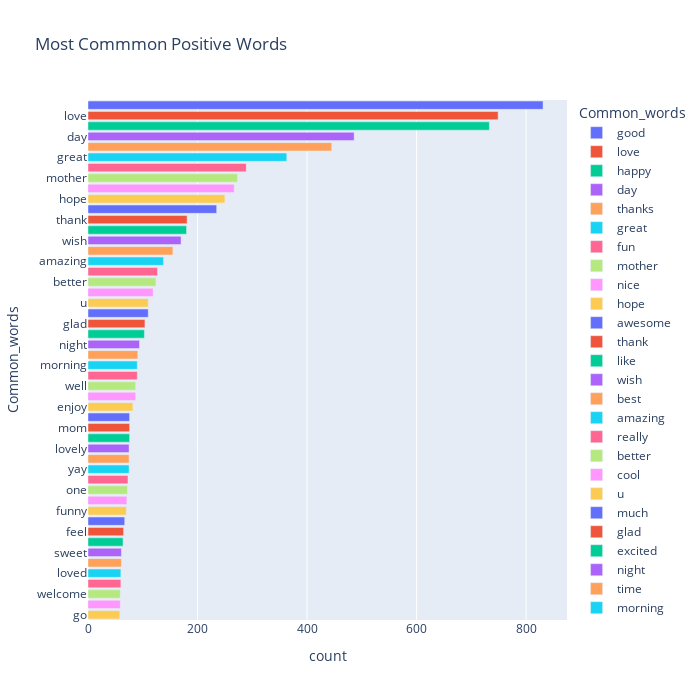

Notebook code cell kept with this figure:
### Code cell
import plotly.express as px

fig = px.bar(temp_positive, x="count", y="Common_words", title='Most Commmon Positive Words', orientation='h',
             width=700, height=700,color='Common_words')
fig.show()

### Figure 1 — Plotly figure (JSON) as saved in the notebook; plotly's stock layout.template omitted (floating-point values rounded to 4 significant figures)
{"data": [{"alignmentgroup": "True", "hovertemplate": "Common_words=%{y}<br>count=%{x}<extra></extra>", "legendgroup": "good", "marker": {"color": "#636efa", "pattern": {"shape": ""}}, "name": "good", "offsetgroup": "good", "orientation": "h", "showlegend": true, "textposition": "auto", "type": "bar", "x": [831], "xaxis": "x", "y": ["good"], "yaxis": "y"}, {"alignmentgroup": "True", "hovertemplate": "Common_words=%{y}<br>count=%{x}<extra></extra>", "legendgroup": "love", "marker": {"color": "#EF553B", "pattern": {"shape": ""}}, "name": "love", "offsetgroup": "love", "orientation": "h", "showlegend": true, "textposition": "auto", "type": "bar", "x": [749], "xaxis": "x", "y": ["love"], "yaxis": "y"}, {"alignmentgroup": "True", "hovertemplate": "Common_words=%{y}<br>count=%{x}<extra></extra>", "legendgroup": "happy", "marker": {"color": "#00cc96", "pattern": {"shape": ""}}, "name": "happy", "offsetgroup": "happy", "orientation": "h", "showlegend": true, "textposition": "auto", "type": "bar", "x": [733], "xaxis": "x", "y": ["happy"], "yaxis": "y"}, {"alignmentgroup": "True", "hovertemplate": "Common_words=%{y}<br>count=%{x}<extra></extra>", "legendgroup": "day", "marker": {"color": "#ab63fa", "pattern": {"shape": ""}}, "name": "day", "offsetgroup": "day", "orientation": "h", "showlegend": true, "textposition": "auto", "type": "bar", "x": [486], "xaxis": "x", "y": ["day"], "yaxis": "y"}, {"alignmentgroup": "True", "hovertemplate": "Common_words=%{y}<br>count=%{x}<extra></extra>", "legendgroup": "thanks", "marker": {"color": "#FFA15A", "pattern": {"shape": ""}}, "name": "thanks", "offsetgroup": "thanks", "orientation": "h", "showlegend": true, "textposition": "auto", "type": "bar", "x": [445], "xaxis": "x", "y": ["thanks"], "yaxis": "y"}, {"alignmentgroup": "True", "hovertemplate": "Common_words=%{y}<br>count=%{x}<extra></extra>", "legendgroup": "great", "marker": {"color": "#19d3f3", "pattern": {"shape": ""}}, "name": "great", "offsetgroup": "great", "orientation": "h", "showlegend": true, "textposition": "auto", "type": "bar", "x": [363], "xaxis": "x", "y": ["great"], "yaxis": "y"}, {"alignmentgroup": "True", "hovertemplate": "Common_words=%{y}<br>count=%{x}<extra></extra>", "legendgroup": "fun", "marker": {"color": "#FF6692", "pattern": {"shape": ""}}, "name": "fun", "offsetgroup": "fun", "orientation": "h", "showlegend": true, "textposition": "auto", "type": "bar", "x": [289], "xaxis": "x", "y": ["fun"], "yaxis": "y"}, {"alignmentgroup": "True", "hovertemplate": "Common_words=%{y}<br>count=%{x}<extra></extra>", "legendgroup": "mother", "marker": {"color": "#B6E880", "pattern": {"shape": ""}}, "name": "mother", "offsetgroup": "mother", "orientation": "h", "showlegend": true, "textposition": "auto", "type": "bar", "x": [273], "xaxis": "x", "y": ["mother"], "yaxis": "y"}, {"alignmentgroup": "True", "hovertemplate": "Common_words=%{y}<br>count=%{x}<extra></extra>", "legendgroup": "nice", "marker": {"color": "#FF97FF", "pattern": {"shape": ""}}, "name": "nice", "offsetgroup": "nice", "orientation": "h", "showlegend": true, "textposition": "auto", "type": "bar", "x": [267], "xaxis": "x", "y": ["nice"], "yaxis": "y"}, {"alignmentgroup": "True", "hovertemplate": "Common_words=%{y}<br>count=%{x}<extra></extra>", "legendgroup": "hope", "marker": {"color": "#FECB52", "pattern": {"shape": ""}}, "name": "hope", "offsetgroup": "hope", "orientation": "h", "showlegend": true, "textposition": "auto", "type": "bar", "x": [250], "xaxis": "x", "y": ["hope"], "yaxis": "y"}, {"alignmentgroup": "True", "hovertemplate": "Common_words=%{y}<br>count=%{x}<extra></extra>", "legendgroup": "awesome", "marker": {"color": "#636efa", "pattern": {"shape": ""}}, "name": "awesome", "offsetgroup": "awesome", "orientation": "h", "showlegend": true, "textposition": "auto", "type": "bar", "x": [235], "xaxis": "x", "y": ["awesome"], "yaxis": "y"}, {"alignmentgroup": "True", "hovertemplate": "Common_words=%{y}<br>count=%{x}<extra></extra>", "legendgroup": "thank", "marker": {"color": "#EF553B", "pattern": {"shape": ""}}, "name": "thank", "offsetgroup": "thank", "orientation": "h", "showlegend": true, "textposition": "auto", "type": "bar", "x": [181], "xaxis": "x", "y": ["thank"], "yaxis": "y"}, {"alignmentgroup": "True", "hovertemplate": "Common_words=%{y}<br>count=%{x}<extra></extra>", "legendgroup": "like", "marker": {"color": "#00cc96", "pattern": {"shape": ""}}, "name": "like", "offsetgroup": "like", "orientation": "h", "showlegend": true, "textposition": "auto", "type": "bar", "x": [180], "xaxis": "x", "y": ["like"], "yaxis": "y"}, {"alignmentgroup": "True", "hovertemplate": "Common_words=%{y}<br>count=%{x}<extra></extra>", "legendgroup": "wish", "marker": {"color": "#ab63fa", "pattern": {"shape": ""}}, "name": "wish", "offsetgroup": "wish", "orientation": "h", "showlegend": true, "textposition": "auto", "type": "bar", "x": [170], "xaxis": "x", "y": ["wish"], "yaxis": "y"}, {"alignmentgroup": "True", "hovertemplate": "Common_words=%{y}<br>count=%{x}<extra></extra>", "legendgroup": "best", "marker": {"color": "#FFA15A", "pattern": {"shape": ""}}, "name": "best", "offsetgroup": "best", "orientation": "h", "showlegend": true, "textposition": "auto", "type": "bar", "x": [155], "xaxis": "x", "y": ["best"], "yaxis": "y"}, {"alignmentgroup": "True", "hovertemplate": "Common_words=%{y}<br>count=%{x}<extra></extra>", "legendgroup": "amazing", "marker": {"color": "#19d3f3", "pattern": {"shape": ""}}, "name": "amazing", "offsetgroup": "amazing", "orientation": "h", "showlegend": true, "textposition": "auto", "type": "bar", "x": [138], "xaxis": "x", "y": ["amazing"], "yaxis": "y"}, {"alignmentgroup": "True", "hovertemplate": "Common_words=%{y}<br>count=%{x}<extra></extra>", "legendgroup": "really", "marker": {"color": "#FF6692", "pattern": {"shape": ""}}, "name": "really", "offsetgroup": "really", "orientation": "h", "showlegend": true, "textposition": "auto", "type": "bar", "x": [127], "xaxis": "x", "y": ["really"], "yaxis": "y"}, {"alignmentgroup": "True", "hovertemplate": "Common_words=%{y}<br>count=%{x}<extra></extra>", "legendgroup": "better", "marker": {"color": "#B6E880", "pattern": {"shape": ""}}, "name": "better", "offsetgroup": "better", "orientation": "h", "showlegend": true, "textposition": "auto", "type": "bar", "x": [124], "xaxis": "x", "y": ["better"], "yaxis": "y"}, {"alignmentgroup": "True", "hovertemplate": "Common_words=%{y}<br>count=%{x}<extra></extra>", "legendgroup": "cool", "marker": {"color": "#FF97FF", "pattern": {"shape": ""}}, "name": "cool", "offsetgroup": "cool", "orientation": "h", "showlegend": true, "textposition": "auto", "type": "bar", "x": [119], "xaxis": "x", "y": ["cool"], "yaxis": "y"}, {"alignmentgroup": "True", "hovertemplate": "Common_words=%{y}<br>count=%{x}<extra></extra>", "legendgroup": "u", "marker": {"color": "#FECB52", "pattern": {"shape": ""}}, "name": "u", "offsetgroup": "u", "orientation": "h", "showlegend": true, "textposition": "auto", "type": "bar", "x": [110], "xaxis": "x", "y": ["u"], "yaxis": "y"}, {"alignmentgroup": "True", "hovertemplate": "Common_words=%{y}<br>count=%{x}<extra></extra>", "legendgroup": "much", "marker": {"color": "#636efa", "pattern": {"shape": ""}}, "name": "much", "offsetgroup": "much", "orientation": "h", "showlegend": true, "textposition": "auto", "type": "bar", "x": [110], "xaxis": "x", "y": ["much"], "yaxis": "y"}, {"alignmentgroup": "True", "hovertemplate": "Common_words=%{y}<br>count=%{x}<extra></extra>", "legendgroup": "glad", "marker": {"color": "#EF553B", "pattern": {"shape": ""}}, "name": "glad", "offsetgroup": "glad", "orientation": "h", "showlegend": true, "textposition": "auto", "type": "bar", "x": [104], "xaxis": "x", "y": ["glad"], "yaxis": "y"}, {"alignmentgroup": "True", "hovertemplate": "Common_words=%{y}<br>count=%{x}<extra></extra>", "legendgroup": "excited", "marker": {"color": "#00cc96", "pattern": {"shape": ""}}, "name": "excited", "offsetgroup": "excited", "orientation": "h", "showlegend": true, "textposition": "auto", "type": "bar", "x": [103], "xaxis": "x", "y": ["excited"], "yaxis": "y"}, {"alignmentgroup": "True", "hovertemplate": "Common_words=%{y}<br>count=%{x}<extra></extra>", "legendgroup": "night", "marker": {"color": "#ab63fa", "pattern": {"shape": ""}}, "name": "night", "offsetgroup": "night", "orientation": "h", "showlegend": true, "textposition": "auto", "type": "bar", "x": [94], "xaxis": "x", "y": ["night"], "yaxis": "y"}, {"alignmentgroup": "True", "hovertemplate": "Common_words=%{y}<br>count=%{x}<extra></extra>", "legendgroup": "time", "marker": {"color": "#FFA15A", "pattern": {"shape": ""}}, "name": "time", "offsetgroup": "time", "orientation": "h", "showlegend": true, "textposition": "auto", "type": "bar", "x": [91], "xaxis": "x", "y": ["time"], "yaxis": "y"}, {"alignmentgroup": "True", "hovertemplate": "Common_words=%{y}<br>count=%{x}<extra></extra>", "legendgroup": "morning", "marker": {"color": "#19d3f3", "pattern": {"shape": ""}}, "name": "morning", "offsetgroup": "morning", "orientation": "h", "showlegend": true, "textposition": "auto", "type": "bar", "x": [90], "xaxis": "x", "y": ["morning"], "yaxis": "y"}, {"alignmentgroup": "True", "hovertemplate": "Common_words=%{y}<br>count=%{x}<extra></extra>", "legendgroup": "cute", "marker": {"color": "#FF6692", "pattern": {"shape": ""}}, "name": "cute", "offsetgroup": "cute", "orientation": "h", "showlegend": true, "textposition": "auto", "type": "bar", "x": [90], "xaxis": "x", "y": ["cute"], "yaxis": "y"}, {"alignmentgroup": "True", "hovertemplate": "Common_words=%{y}<br>count=%{x}<extra></extra>", "legendgroup": "well", "marker": {"color": "#B6E880", "pattern": {"shape": ""}}, "name": "well", "offsetgroup": "well", "orientation": "h", "showlegend": true, "textposition": "auto", "type": "bar", "x": [87], "xaxis": "x", "y": ["well"], "yaxis": "y"}, {"alignmentgroup": "True", "hovertemplate": "Common_words=%{y}<br>count=%{x}<extra></extra>", "legendgroup": "lol", "marker": {"color": "#FF97FF", "pattern": {"shape": ""}}, "name": "lol", "offsetgroup": "lol", "orientation": "h", "showlegend": true, "textposition": "auto", "type": "bar", "x": [87], "xaxis": "x", "y": ["lol"], "yaxis": "y"}, {"alignmentgroup": "True", "hovertemplate": "Common_words=%{y}<br>count=%{x}<extra></extra>", "legendgroup": "enjoy", "marker": {"color": "#FECB52", "pattern": {"shape": ""}}, "name": "enjoy", "offsetgroup": "enjoy", "orientation": "h", "showlegend": true, "textposition": "auto", "type": "bar", "x": [82], "xaxis": "x", "y": ["enjoy"], "yaxis": "y"}, {"alignmentgroup": "True", "hovertemplate": "Common_words=%{y}<br>count=%{x}<extra></extra>", "legendgroup": "pretty", "marker": {"color": "#636efa", "pattern": {"shape": ""}}, "name": "pretty", "offsetgroup": "pretty", "orientation": "h", "showlegend": true, "textposition": "auto", "type": "bar", "x": [76], "xaxis": "x", "y": ["pretty"], "yaxis": "y"}, {"alignmentgroup": "True", "hovertemplate": "Common_words=%{y}<br>count=%{x}<extra></extra>", "legendgroup": "mom", "marker": {"color": "#EF553B", "pattern": {"shape": ""}}, "name": "mom", "offsetgroup": "mom", "orientation": "h", "showlegend": true, "textposition": "auto", "type": "bar", "x": [76], "xaxis": "x", "y": ["mom"], "yaxis": "y"}, {"alignmentgroup": "True", "hovertemplate": "Common_words=%{y}<br>count=%{x}<extra></extra>", "legendgroup": "beautiful", "marker": {"color": "#00cc96", "pattern": {"shape": ""}}, "name": "beautiful", "offsetgroup": "beautiful", "orientation": "h", "showlegend": true, "textposition": "auto", "type": "bar", "x": [76], "xaxis": "x", "y": ["beautiful"], "yaxis": "y"}, {"alignmentgroup": "True", "hovertemplate": "Common_words=%{y}<br>count=%{x}<extra></extra>", "legendgroup": "lovely", "marker": {"color": "#ab63fa", "pattern": {"shape": ""}}, "name": "lovely", "offsetgroup": "lovely", "orientation": "h", "showlegend": true, "textposition": "auto", "type": "bar", "x": [75], "xaxis": "x", "y": ["lovely"], "yaxis": "y"}, {"alignmentgroup": "True", "hovertemplate": "Common_words=%{y}<br>count=%{x}<extra></extra>", "legendgroup": "haha", "marker": {"color": "#FFA15A", "pattern": {"shape": ""}}, "name": "haha", "offsetgroup": "haha", "orientation": "h", "showlegend": true, "textposition": "auto", "type": "bar", "x": [75], "xaxis": "x", "y": ["haha"], "yaxis": "y"}, {"alignmentgroup": "True", "hovertemplate": "Common_words=%{y}<br>count=%{x}<extra></extra>", "legendgroup": "yay", "marker": {"color": "#19d3f3", "pattern": {"shape": ""}}, "name": "yay", "offsetgroup": "yay", "orientation": "h", "showlegend": true, "textposition": "auto", "type": "bar", "x": [75], "xaxis": "x", "y": ["yay"], "yaxis": "y"}, {"alignmentgroup": "True", "hovertemplate": "Common_words=%{y}<br>count=%{x}<extra></extra>", "legendgroup": "e", "marker": {"color": "#FF6692", "pattern": {"shape": ""}}, "name": "e", "offsetgroup": "e", "orientation": "h", "showlegend": true, "textposition": "auto", "type": "bar", "x": [73], "xaxis": "x", "y": ["e"], "yaxis": "y"}, {"alignmentgroup": "True", "hovertemplate": "Common_words=%{y}<br>count=%{x}<extra></extra>", "legendgroup": "one", "marker": {"color": "#B6E880", "pattern": {"shape": ""}}, "name": "one", "offsetgroup": "one", "orientation": "h", "showlegend": true, "textposition": "auto", "type": "bar", "x": [72], "xaxis": "x", "y": ["one"], "yaxis": "y"}, {"alignmentgroup": "True", "hovertemplate": "Common_words=%{y}<br>count=%{x}<extra></extra>", "legendgroup": "get", "marker": {"color": "#FF97FF", "pattern": {"shape": ""}}, "name": "get", "offsetgroup": "get", "orientation": "h", "showlegend": true, "textposition": "auto", "type": "bar", "x": [71], "xaxis": "x", "y": ["get"], "yaxis": "y"}, {"alignmentgroup": "True", "hovertemplate": "Common_words=%{y}<br>count=%{x}<extra></extra>", "legendgroup": "funny", "marker": {"color": "#FECB52", "pattern": {"shape": ""}}, "name": "funny", "offsetgroup": "funny", "orientation": "h", "showlegend": true, "textposition": "auto", "type": "bar", "x": [70], "xaxis": "x", "y": ["funny"], "yaxis": "y"}, {"alignmentgroup": "True", "hovertemplate": "Common_words=%{y}<br>count=%{x}<extra></extra>", "legendgroup": "look", "marker": {"color": "#636efa", "pattern": {"shape": ""}}, "name": "look", "offsetgroup": "look", "orientation": "h", "showlegend": true, "textposition": "auto", "type": "bar", "x": [67], "xaxis": "x", "y": ["look"], "yaxis": "y"}, {"alignmentgroup": "True", "hovertemplate": "Common_words=%{y}<br>count=%{x}<extra></extra>", "legendgroup": "feel", "marker": {"color": "#EF553B", "pattern": {"shape": ""}}, "name": "feel", "offsetgroup": "feel", "orientation": "h", "showlegend": true, "textposition": "auto", "type": "bar", "x": [65], "xaxis": "x", "y": ["feel"], "yaxis": "y"}, {"alignmentgroup": "True", "hovertemplate": "Common_words=%{y}<br>count=%{x}<extra></extra>", "legendgroup": "wow", "marker": {"color": "#00cc96", "pattern": {"shape": ""}}, "name": "wow", "offsetgroup": "wow", "orientation": "h", "showlegend": true, "textposition": "auto", "type": "bar", "x": [64], "xaxis": "x", "y": ["wow"], "yaxis": "y"}, {"alignmentgroup": "True", "hovertemplate": "Common_words=%{y}<br>count=%{x}<extra></extra>", "legendgroup": "sweet", "marker": {"color": "#ab63fa", "pattern": {"shape": ""}}, "name": "sweet", "offsetgroup": "sweet", "orientation": "h", "showlegend": true, "textposition": "auto", "type": "bar", "x": [61], "xaxis": "x", "y": ["sweet"], "yaxis": "y"}, {"alignmentgroup": "True", "hovertemplate": "Common_words=%{y}<br>count=%{x}<extra></extra>", "legendgroup": "see", "marker": {"color": "#FFA15A", "pattern": {"shape": ""}}, "name": "see", "offsetgroup": "see", "orientation": "h", "showlegend": true, "textposition": "auto", "type": "bar", "x": [61], "xaxis": "x", "y": ["see"], "yaxis": "y"}, {"alignmentgroup": "True", "hovertemplate": "Common_words=%{y}<br>count=%{x}<extra></extra>", "legendgroup": "loved", "marker": {"color": "#19d3f3", "pattern": {"shape": ""}}, "name": "loved", "offsetgroup": "loved", "orientation": "h", "showlegend": true, "textposition": "auto", "type": "bar", "x": [60], "xaxis": "x", "y": ["loved"], "yaxis": "y"}, {"alignmentgroup": "True", "hovertemplate": "Common_words=%{y}<br>count=%{x}<extra></extra>", "legendgroup": "luck", "marker": {"color": "#FF6692", "pattern": {"shape": ""}}, "name": "luck", "offsetgroup": "luck", "orientation": "h", "showlegend": true, "textposition": "auto", "type": "bar", "x": [60], "xaxis": "x", "y": ["luck"], "yaxis": "y"}, {"alignmentgroup": "True", "hovertemplate": "Common_words=%{y}<br>count=%{x}<extra></extra>", "legendgroup": "welcome", "marker": {"color": "#B6E880", "pattern": {"shape": ""}}, "name": "welcome", "offsetgroup": "welcome", "orientation": "h", "showlegend": true, "textposition": "auto", "type": "bar", "x": [59], "xaxis": "x", "y": ["welcome"], "yaxis": "y"}, {"alignmentgroup": "True", "hovertemplate": "Common_words=%{y}<br>count=%{x}<extra></extra>", "legendgroup": "today", "marker": {"color": "#FF97FF", "pattern": {"shape": ""}}, "name": "today", "offsetgroup": "today", "orientation": "h", "showlegend": true, "textposition": "auto", "type": "bar", "x": [59], "xaxis": "x", "y": ["today"], "yaxis": "y"}, {"alignmentgroup": "True", "hovertemplate": "Common_words=%{y}<br>count=%{x}<extra></extra>", "legendgroup": "go", "marker": {"color": "#FECB52", "pattern": {"shape": ""}}, "name": "go", "offsetgroup": "go", "orientation": "h", "showlegend": true, "textposition": "auto", "type": "bar", "x": [58], "xaxis": "x", "y": ["go"], "yaxis": "y"}], "layout": {"barmode": "relative", "height": 700, "legend": {"title": {"text": "Common_words"}, "tracegroupgap": 0}, "title": {"text": "Most Commmon Positive Words"}, "width": 700, "xaxis": {"anchor": "y", "domain": [0, 1], "title": {"text": "count"}}, "yaxis": {"anchor": "x", "categoryarray": ["go", "today", "welcome", "luck", "loved", "see", "sweet", "wow", "feel", "look", "funny", "get", "one", "e", "yay", "haha", "lovely", "beautiful", "mom", "pretty", "enjoy", "lol", "well", "cute", "morning", "time", "night", "excited", "glad", "much", "u", "cool", "better", "really", "amazing", "best", "wish", "like", "thank", "awesome", "hope", "nice", "mother", "fun", "great", "thanks", "day", "happy", "love", "good"], "categoryorder": "array", "domain": [0, 1], "title": {"text": "Common_words"}}}}
